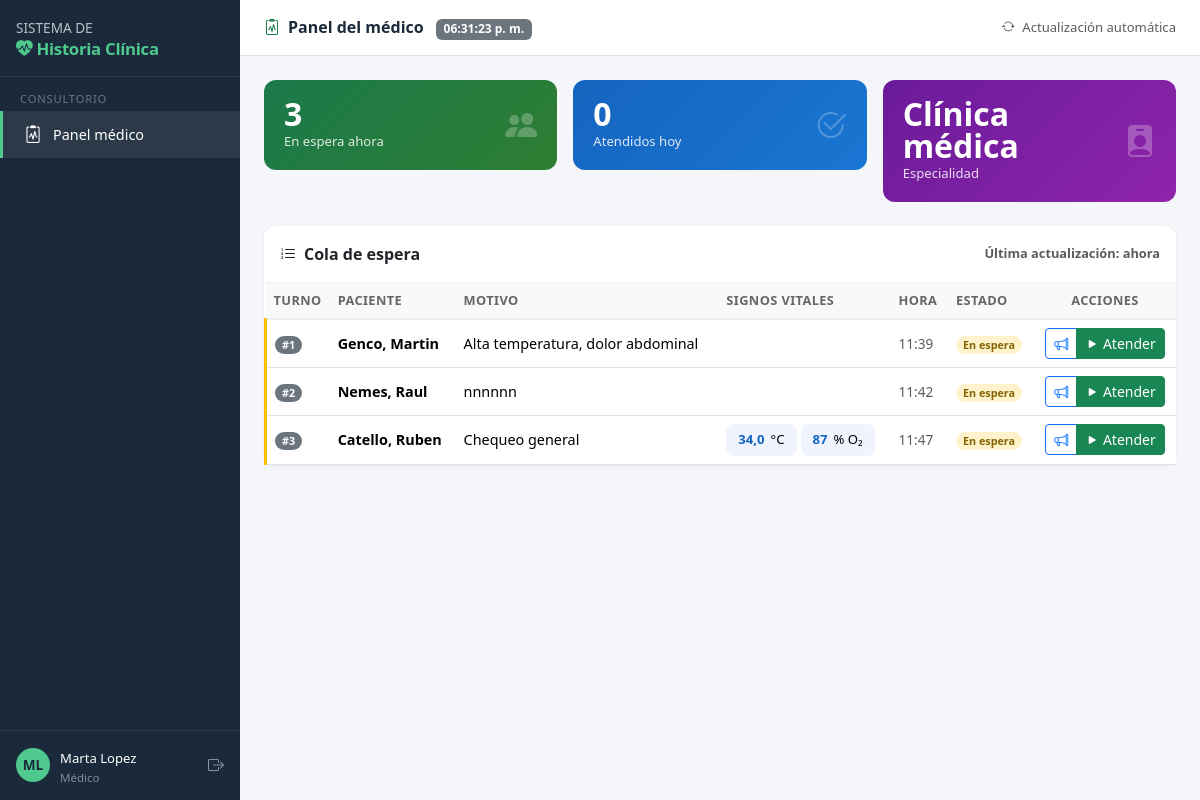
Page /consulta/panel/ (signed in) on the committed database.
### cuentas/models.py (models this page shows, shortened)
class Usuario(AbstractUser):
    ROL_CHOICES = [
        ('admin', 'Administrador'),
        ('medico', 'Médico'),
        ('recepcion', 'Recepción'),
    ]
    rol = models.CharField(max_length=20, choices=ROL_CHOICES, default='recepcion')
    telefono = models.CharField(max_length=20, blank=True)
    especialidad = models.CharField(max_length=100, blank=True,
                                    help_text="Solo para médicos")
    matricula = models.CharField(max_length=50, blank=True,
                                 help_text="Matrícula profesional del médico")
    class Meta:
        verbose_name = 'Usuario'
        verbose_name_plural = 'Usuarios'
    @property
    def es_admin(self):
        return self.rol == 'admin' or self.is_superuser
    @property
    def es_medico(self):
        return self.rol == 'medico'
    @property
    def es_recepcion(self):
        return self.rol == 'recepcion'

### consulta/models.py (models this page shows, shortened)
class Turno(models.Model):
    ESTADO_CHOICES = [
        ('espera', 'En espera'),
        ('llamado', 'Llamado'),
        ('atencion', 'En atención'),
        ('finalizado', 'Finalizado'),
        ('cancelado', 'Cancelado'),
    ]
    paciente = models.ForeignKey('pacientes.Paciente', on_delete=models.CASCADE,
                                  related_name='turnos')
    signos = models.OneToOneField('pacientes.SignosVitales', on_delete=models.SET_NULL,
                                   null=True, blank=True, related_name='turno')
    medico = models.ForeignKey('cuentas.Usuario', on_delete=models.SET_NULL,
                                null=True, blank=True, related_name='turnos_asignados',
                                limit_choices_to={'rol': 'medico'})
    estado = models.CharField(max_length=15, choices=ESTADO_CHOICES, default='espera')
    fecha_hora = models.DateTimeField(default=timezone.now)
    hora_llamado = models.DateTimeField(null=True, blank=True)
    hora_inicio_atencion = models.DateTimeField(null=True, blank=True)
    hora_fin = models.DateTimeField(null=True, blank=True)
    numero = models.PositiveIntegerField()  # número de orden del día
    class Meta:
        verbose_name = 'Turno'
        verbose_name_plural = 'Turnos'
        ordering = ['fecha_hora']

### pacientes/models.py (models this page shows, shortened)
class Paciente(models.Model):
    SEXO_CHOICES = [('M', 'Masculino'), ('F', 'Femenino'), ('O', 'Otro')]
    SANGRE_CHOICES = [
        ('A+', 'A+'), ('A-', 'A-'), ('B+', 'B+'), ('B-', 'B-'),
        ('AB+', 'AB+'), ('AB-', 'AB-'), ('O+', 'O+'), ('O-', 'O-'),
    ]
    dni = models.CharField(max_length=20, unique=True, verbose_name='DNI / Cédula')
    apellido = models.CharField(max_length=100)
    nombre = models.CharField(max_length=100)
    fecha_nacimiento = models.DateField()
    sexo = models.CharField(max_length=1, choices=SEXO_CHOICES)
    grupo_sanguineo = models.CharField(max_length=3, choices=SANGRE_CHOICES, blank=True)
    telefono = models.CharField(max_length=30, blank=True)
    email = models.EmailField(blank=True)
    domicilio = models.CharField(max_length=200, blank=True)
    ciudad = models.CharField(max_length=100, blank=True)
    alergias = models.TextField(blank=True)
    antecedentes = models.TextField(blank=True)
    medicacion_habitual = models.TextField(blank=True)
    obra_social = models.CharField(max_length=100, blank=True)
    nro_afiliado = models.CharField(max_length=50, blank=True)
    activo = models.BooleanField(default=True)
    creado = models.DateTimeField(auto_now_add=True)
    actualizado = models.DateTimeField(auto_now=True)
    class Meta:
        verbose_name = 'Paciente'
        verbose_name_plural = 'Pacientes'
        ordering = ['apellido', 'nombre']
    @property
    def nombre_completo(self):
        return f"{self.apellido}, {self.nombre}"

class SignosVitales(models.Model):
    paciente = models.ForeignKey(Paciente, on_delete=models.CASCADE,
                                  related_name='signos_vitales')
    tomados_por = models.ForeignKey('cuentas.Usuario', on_delete=models.SET_NULL,
                                     null=True, related_name='signos_tomados')
    fecha_hora = models.DateTimeField(default=timezone.now)
    presion_sistolica = models.PositiveSmallIntegerField(null=True, blank=True,
                                                          verbose_name='Presión sistólica (mmHg)')
    presion_diastolica = models.PositiveSmallIntegerField(null=True, blank=True,
                                                           verbose_name='Presión diastólica (mmHg)')
    frecuencia_cardiaca = models.PositiveSmallIntegerField(null=True, blank=True,
                                                            verbose_name='FC (lpm)')
    frecuencia_respiratoria = models.PositiveSmallIntegerField(null=True, blank=True,
                                                                verbose_name='FR (rpm)')
    temperatura = models.DecimalField(max_digits=4, decimal_places=1, null=True, blank=True,
                                       verbose_name='Temperatura (°C)')
    saturacion_o2 = models.PositiveSmallIntegerField(null=True, blank=True,
                                                      verbose_name='SatO₂ (%)')
    peso = models.DecimalField(max_digits=5, decimal_places=1, null=True, blank=True,
                                verbose_name='Peso (kg)')
    talla = models.DecimalField(max_digits=4, decimal_places=1, null=True, blank=True,
                                 verbose_name='Talla (cm)')
    motivo_consulta = models.TextField(verbose_name='Motivo de consulta')
    observaciones = models.TextField(blank=True)
    class Meta:
        verbose_name = 'Signos vitales'
        verbose_name_plural = 'Signos vitales'
        ordering = ['-fecha_hora']

### consulta/views.py (the view)
# urls.py: path('panel/',                         views.panel_medico,      name='panel_medico'),
@solo_medico
def panel_medico(request):
    hoy = timezone.now().date()
    turnos_espera = Turno.objects.filter(
        fecha_hora__date=hoy,
        estado__in=['espera', 'llamado'],
        medico=request.user
    ).select_related('paciente', 'signos').order_by('fecha_hora')
    turnos_atendidos = Turno.objects.filter(
        fecha_hora__date=hoy,
        estado='finalizado',
        medico=request.user
    ).count()
    return render(request, 'consulta/panel_medico.html', {
        'turnos': turnos_espera,
        'atendidos_hoy': turnos_atendidos,
    })

### cuentas/views.py (called while the page is built)
def rol_requerido(*roles):
    def decorator(view_func):
        @wraps(view_func)
        @login_required
        def wrapper(request, *args, **kwargs):
            if request.user.es_admin or request.user.rol in roles:
                return view_func(request, *args, **kwargs)
            messages.error(request, 'No tienes permiso para acceder a esta sección.')
            return redirect('inicio')
        return wrapper
    return decorator

### templates/consulta/panel_medico.html (shortened to what this page needs)
{% extends "base/base.html" %}
{% block page_title %}
  <i class="bi bi-clipboard2-pulse me-2" style="color:#1a7a4a"></i>Panel del médico
  <span class="ms-2 badge bg-secondary" style="font-size:.75rem" id="hora-reloj"></span>
{% endblock %}
{% block topbar_actions %}
  <span class="text-muted" style="font-size:.82rem">
    <i class="bi bi-arrow-repeat me-1" id="icono-refresh"></i>
    Actualización automática
  </span>
{% endblock %}
{% block contenido %}
<div class="row g-3 mb-4">
  <div class="col-sm-4">
    <div class="stat-card d-flex justify-content-between align-items-center"
         style="background: linear-gradient(135deg,#1a7a4a,#2e7d32)">
      <div>
        <div class="number" id="stat-espera">{{ turnos|length }}</div>
        <div class="label">En espera ahora</div>
      </div>
      <i class="bi bi-people-fill"></i>
    </div>
  </div>
  <div class="col-sm-4">
    <div class="stat-card d-flex justify-content-between align-items-center"
         style="background: linear-gradient(135deg,#1565c0,#1976d2)">
      <div>
        <div class="number">{{ atendidos_hoy }}</div>
        <div class="label">Atendidos hoy</div>
      </div>
      <i class="bi bi-check2-circle"></i>
    </div>
  </div>
  <div class="col-sm-4">
    <div class="stat-card d-flex justify-content-between align-items-center"
         style="background: linear-gradient(135deg,#6a1b9a,#8e24aa)">
      <div>
        <div class="number">{{ user.especialidad|default:"—" }}</div>
        <div class="label">Especialidad</div>
      </div>
      <i class="bi bi-person-badge-fill"></i>
    </div>
  </div>
</div>
<div class="card">
  <div class="card-header py-3 d-flex justify-content-between align-items-center">
    <span><i class="bi bi-list-ol me-2"></i>Cola de espera</span>
    <span class="text-muted" style="font-size:.8rem">
      Última actualización: <span id="ultima-actualizacion">ahora</span>
    </span>
  </div>
  <div id="tabla-turnos">
    {% include "consulta/_tabla_turnos.html" %}
  </div>
</div>
{% endblock %}

### templates/base/base.html (shortened to what this page needs)
<!DOCTYPE html>
<html lang="es">
<head>
  <link href="https://cdn.jsdelivr.net/npm/bootstrap@5.3.2/dist/css/bootstrap.min.css" rel="stylesheet">
  <link href="https://cdn.jsdelivr.net/npm/bootstrap-icons@1.11.3/font/bootstrap-icons.min.css" rel="stylesheet">
</head>
<body>
{% if user.is_authenticated %}
<nav id="sidebar">
  <div class="brand">
    <h6>SISTEMA DE</h6>
    <strong><i class="bi bi-heart-pulse-fill me-1"></i>Historia Clínica</strong>
  </div>
  {% if user.es_medico or user.es_admin %}
  <div class="section-label">Consultorio</div>
  <a href="/consulta/panel/" class="nav-link {% if 'consulta' in request.path %}active{% endif %}">
    <i class="bi bi-clipboard2-pulse"></i> Panel médico
  </a>
  {% endif %}
  <div class="user-block">
    <div class="avatar">{{ user.first_name|first|upper }}{{ user.last_name|first|upper }}</div>
    <div class="info">
      <span>{{ user.get_full_name|default:user.username }}</span>
      <small>{{ user.get_rol_display }}</small>
    </div>
    <a href="/cuentas/logout/" class="ms-auto text-white-50" title="Cerrar sesión">
      <i class="bi bi-box-arrow-right"></i>
    </a>
  </div>
</nav>
{% endif %}
<div id="main">
  {% if user.is_authenticated %}
  <div id="topbar">
    <div>
      <p class="page-title">{% block page_title %}{% endblock %}</p>
    </div>
    <div class="d-flex align-items-center gap-3">
      {% block topbar_actions %}{% endblock %}
    </div>
  </div>
  {% endif %}
  <div class="p-4">
    {% block contenido %}{% endblock %}
  </div>
</div>
</body>
</html>

### templates/consulta/_tabla_turnos.html (shortened to what this page needs)
{% if turnos %}
<div class="table-responsive">
  <table class="table table-hover mb-0">
    <thead>
      <tr>
        <th style="width:60px">Turno</th>
        <th>Paciente</th>
        <th>Motivo</th>
        <th>Signos vitales</th>
        <th>Hora</th>
        <th>Estado</th>
        <th class="text-center">Acciones</th>
      </tr>
    </thead>
    <tbody id="tbody-turnos">
      {% for t in turnos %}
      <tr class="turno-row {{ t.estado }}">
        <td><span class="badge bg-secondary rounded-pill">#{{ t.numero }}</span></td>
        <td><strong>{{ t.paciente.nombre_completo }}</strong></td>
        <td>
          {% if t.signos %}
            {{ t.signos.motivo_consulta|truncatechars:50 }}
          {% else %}
            <span class="text-muted">—</span>
          {% endif %}
        </td>
        <td>
          {% if t.signos %}
          <div class="d-flex gap-1 flex-wrap">
            {% if t.signos.temperatura %}
              <span class="signo-pill"><strong>{{ t.signos.temperatura }}</strong>°C</span>
            {% endif %}
            {% if t.signos.saturacion_o2 %}
              <span class="signo-pill"><strong>{{ t.signos.saturacion_o2 }}</strong>% O₂</span>
            {% endif %}
          </div>
          {% else %}
            <span class="text-muted">—</span>
          {% endif %}
        </td>
        <td><span class="text-muted" style="font-size:.85rem">{{ t.fecha_hora|time:"H:i" }}</span></td>
        <td>
          <span class="badge badge-{{ t.estado }} rounded-pill">
            {{ t.get_estado_display }}
          </span>
        </td>
        <td class="text-center">
          <div class="btn-group btn-group-sm">
            <a href="/consulta/llamar/{{ t.pk }}/" class="btn btn-outline-primary" title="Llamar">
              <i class="bi bi-megaphone"></i>
            </a>
            <a href="/consulta/iniciar/{{ t.pk }}/" class="btn btn-success">
              <i class="bi bi-play-fill"></i> Atender
            </a>
          </div>
        </td>
      </tr>
      {% endfor %}
    </tbody>
  </table>
</div>
{% else %}
<div class="text-center py-5 text-muted" id="tbody-turnos">
  <i class="bi bi-check2-all" style="font-size:3rem;color:#1a7a4a"></i>
  <h5 class="mt-3">Sin pacientes en espera</h5>
  <p style="font-size:.88rem">La sala de espera está vacía. El panel se actualiza automáticamente.</p>
</div>
{% endif %}

### templates/base/base.html (style rules this page uses)
:root { --sidebar-w: 240px; --verde: #1a7a4a; --verde-claro: #e8f5ee; --azul-med: #1565c0; --gris-bg: #f4f6f9; }
body { background: var(--gris-bg); font-family: 'Segoe UI', sans-serif; }
#sidebar { width: var(--sidebar-w); min-height: 100vh; background: #1b2a3b; position: fixed; top: 0; left: 0; z-index: 100; display: flex; flex-direction: column; transition: width .25s; }
#sidebar .brand { padding: 20px 16px 14px; border-bottom: 1px solid rgba(255,255,255,.08); }
#sidebar .brand h6 { color: #fff; margin: 0; font-size: .85rem; opacity: .7; }
#sidebar .brand strong { color: #4fc98e; font-size: 1.05rem; letter-spacing: -.3px; }
#sidebar .nav-link { color: rgba(255,255,255,.65); padding: 10px 20px; border-radius: 0; display: flex; align-items: center; gap: 10px; font-size: .9rem; transition: background .15s, color .15s; }
#sidebar .nav-link:hover, #sidebar .nav-link.active { background: rgba(255,255,255,.07); color: #fff; }
#sidebar .nav-link.active { border-left: 3px solid #4fc98e; }
#sidebar .nav-link i { font-size: 1.1rem; width: 20px; text-align: center; }
#sidebar .section-label { color: rgba(255,255,255,.35); font-size: .7rem; text-transform: uppercase; letter-spacing: .8px; padding: 14px 20px 4px; }
#sidebar .user-block { margin-top: auto; padding: 14px 16px; border-top: 1px solid rgba(255,255,255,.08); display: flex; align-items: center; gap: 10px; }
#sidebar .user-block .avatar { width: 34px; height: 34px; border-radius: 50%; background: #4fc98e; color: #1b2a3b; display: flex; align-items: center; justify-content: center; font-weight: 700; font-size: .85rem; flex-shrink: 0; }
#sidebar .user-block .info small { color: rgba(255,255,255,.45); font-size: .72rem; display: block; }
#sidebar .user-block .info span { color: #fff; font-size: .82rem; }
#main { margin-left: var(--sidebar-w); min-height: 100vh; }
#topbar { background: #fff; border-bottom: 1px solid #e0e4ea; padding: 0 24px; height: 56px; display: flex; align-items: center; justify-content: space-between; position: sticky; top: 0; z-index: 90; }
#topbar .page-title { font-size: 1rem; font-weight: 600; color: #1b2a3b; margin: 0; }
.card { border: none; border-radius: 12px; box-shadow: 0 1px 4px rgba(0,0,0,.07); }
.card-header { background: #fff; border-bottom: 1px solid #f0f0f0; font-weight: 600; border-radius: 12px 12px 0 0 !important; }
.stat-card { border-radius: 12px; padding: 18px 20px; color: #fff; }
.stat-card .number { font-size: 2rem; font-weight: 700; line-height: 1; }
.stat-card .label { font-size: .82rem; opacity: .85; margin-top: 2px; }
.stat-card i { font-size: 2rem; opacity: .25; }
.table thead th { background: #f8f9fb; font-size: .8rem; text-transform: uppercase; letter-spacing: .4px; color: #666; font-weight: 600; border-bottom: 2px solid #eee; }
.table td { vertical-align: middle; font-size: .9rem; }
.badge-espera { background: #fff3cd; color: #856404; }
.signo-pill { background: #f0f4ff; border-radius: 8px; padding: 6px 12px; font-size: .82rem; display: inline-flex; align-items: center; gap: 6px; }
.signo-pill strong { color: #1565c0; }
.turno-row td:first-child { border-left: 3px solid transparent; }
.turno-row.espera td:first-child { border-left-color: #ffc107; }

### rows in the picture
Usuario: first_name|first "M", last_name|first "L", get_full_name "Marta Lopez", rol "Médico", especialidad "Clínica médica"
Turno: numero "1", paciente.nombre_completo "Genco, Martin", signos.motivo_consulta "Alta temperatura, dolor abdominal", fecha_hora "11:39", estado "En espera"
Turno: numero "2", paciente.nombre_completo "Nemes, Raul", signos.motivo_consulta "nnnnnn", fecha_hora "11:42", estado "En espera"
Turno: numero "3", paciente.nombre_completo "Catello, Ruben", signos.motivo_consulta "Chequeo general", signos.temperatura "34,0", signos.saturacion_o2 "87", fecha_hora "11:47", estado "En espera"

### other values in the picture
{{ turnos|length }} "3"
{{ atendidos_hoy }} "0"
